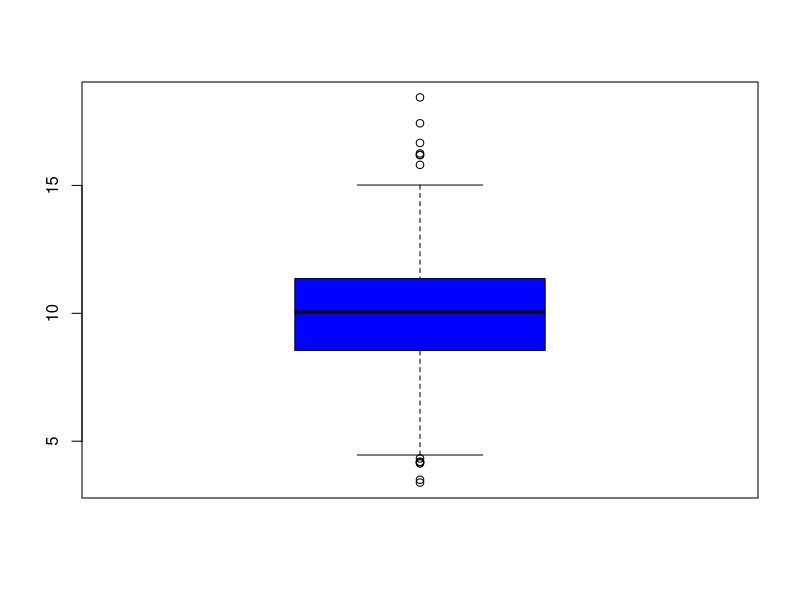
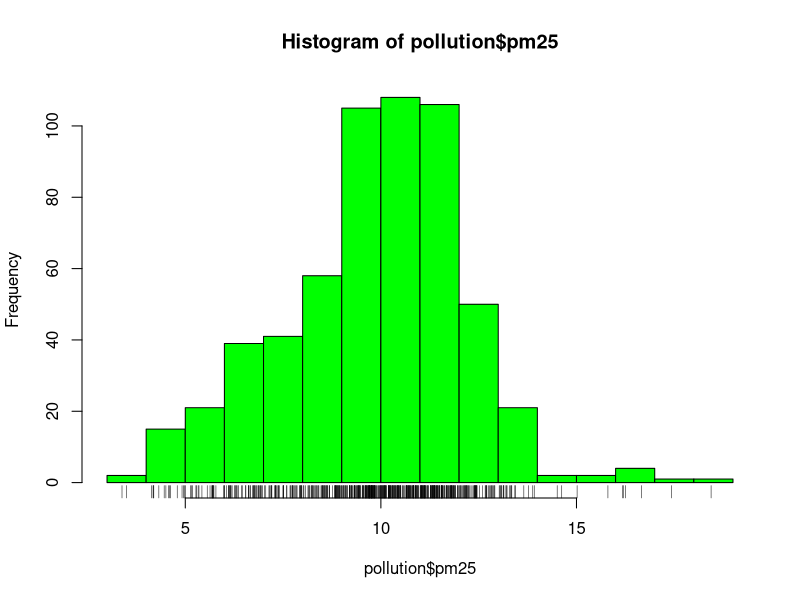
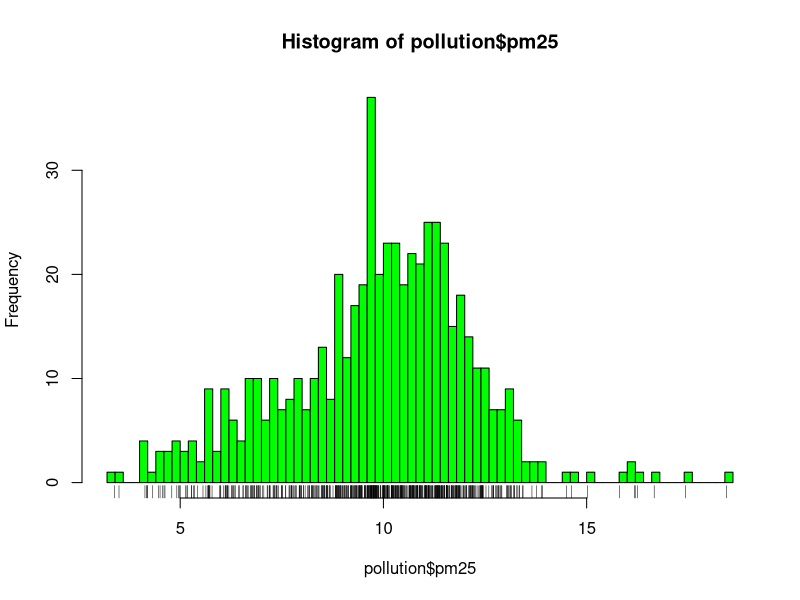
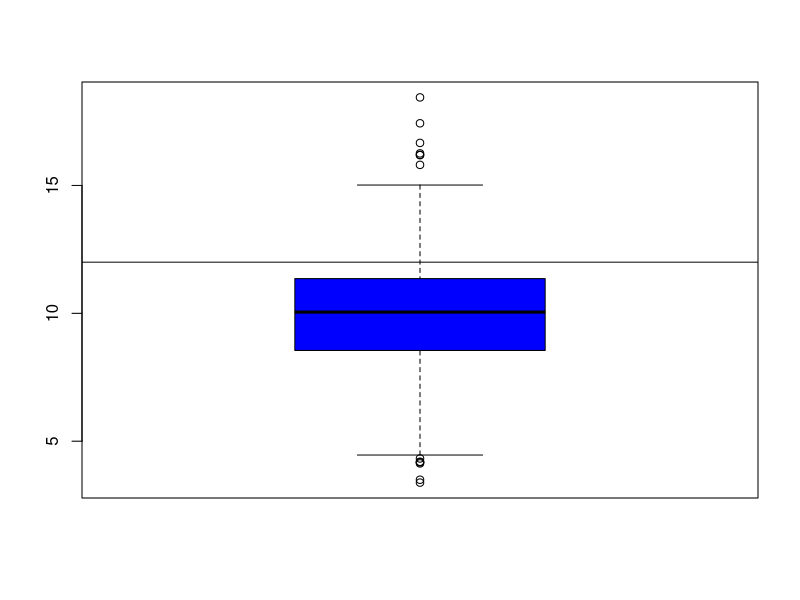
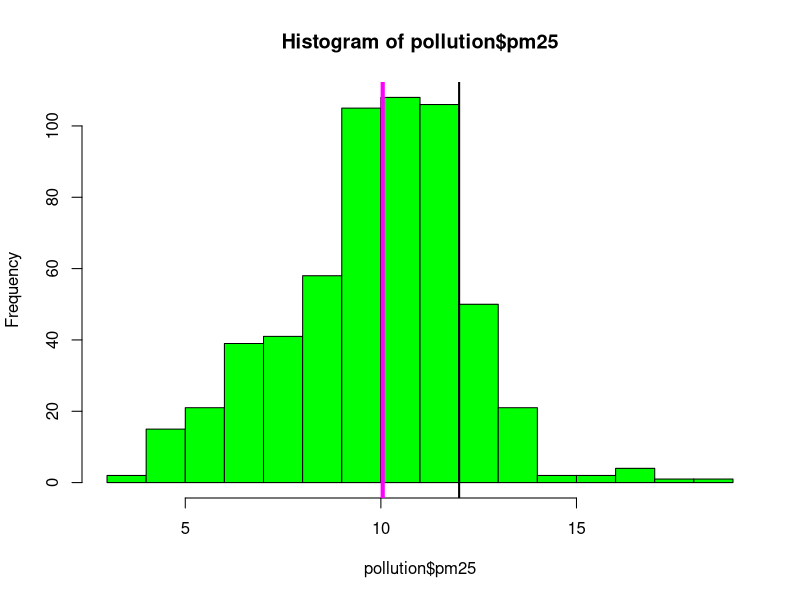
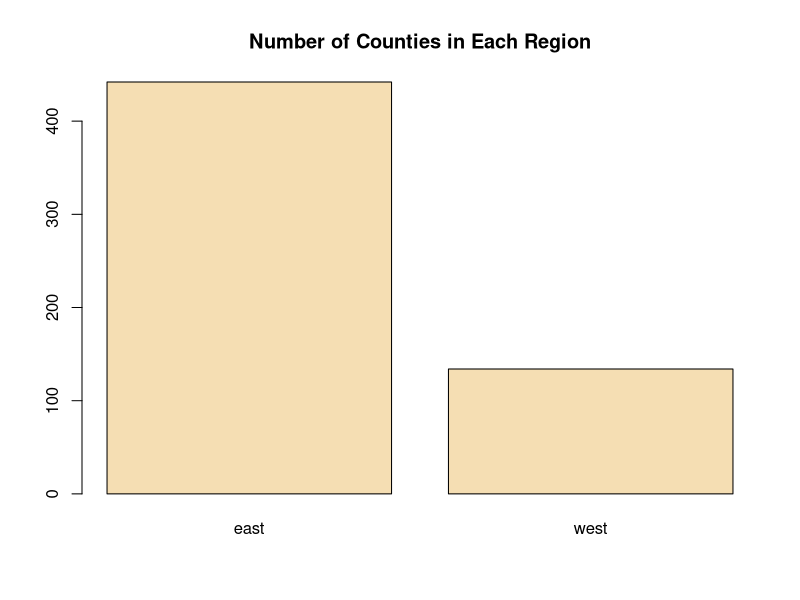
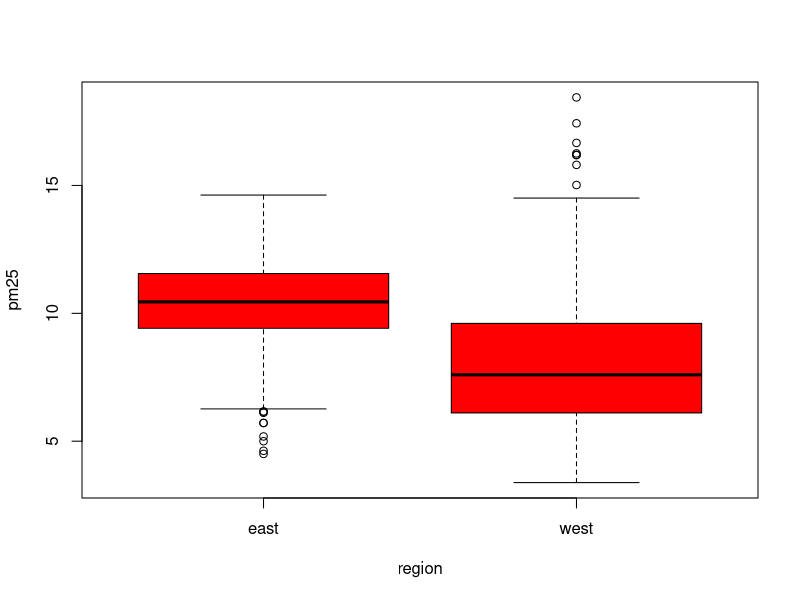
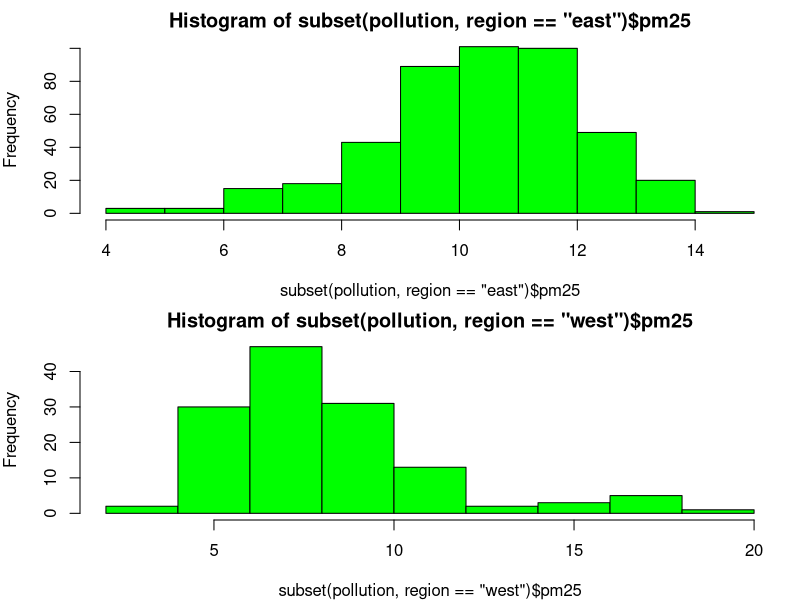

Write R code to recreate these figures, in order. (Note: this script raises an error after producing the figures.)
# Lesson1:Graphs
# Principles of analutic graphics
#  Principle 1 : Show comparisons
#  Principle 2 : Show causality, mechanizm, explanation
#  Principle 3 : Show multivariate data
#  Principle 4 : Integrate multiple mods of evidence
#  Principle 5 : Describe and document evidence
#  Principle 6 : Content is king

pollution <- read.csv2("avgpm25.csv", col.names = c("pm25", "fips", "region", "longitude", "latitude"))
head(pollution)
summary(pollution$pm25)
#boxplot
boxplot(pollution$pm25, col = "blue")
#Histogram
hist(pollution$pm25, col = "green")
rug(pollution$pm25)

hist(pollution$pm25, col = "green", breaks = 100)
rug(pollution$pm25)

#Overlaying Features 
boxplot(pollution$pm25, col = "blue")
abline(h = 12)
hist(pollution$pm25, col = "green")
abline(v = 12, lwd = 2)
abline(v = median(pollution$pm25), col = "magenta", lwd = 4)
#Barplot
barplot(table(pollution$region), col = "wheat", main = "Number of Counties in Each Region")
#Multiple Boxplots
boxplot(pm25 ~ region, data = pollution, col = "red")
#Multiple Histograms
par(mfrow = c(2, 1), mar = c(4, 4, 2, 1))
hist(subset(pollution, region == "east")$pm25, col = "green")
hist(subset(pollution, region == "west")$pm25, col = "green")
#Scatterplot Scatterplot
with(pollution, plot(latitude, pm25))
abline(h = 12, lwd = 2, lty = 2)
#Scatterplot - Using Color 
with(pollution, plot(latitude, pm25, col = region))
abline(h = 12, lwd = 2, lty = 2)
#Multiple Scatterplots 
par(mfrow = c(1, 2), mar = c(5, 4, 2, 1))
with(subset(pollution, region == "west"), plot(latitude, pm25, main = "West"))
with(subset(pollution, region == "east"), plot(latitude, pm25, main = "East"))

